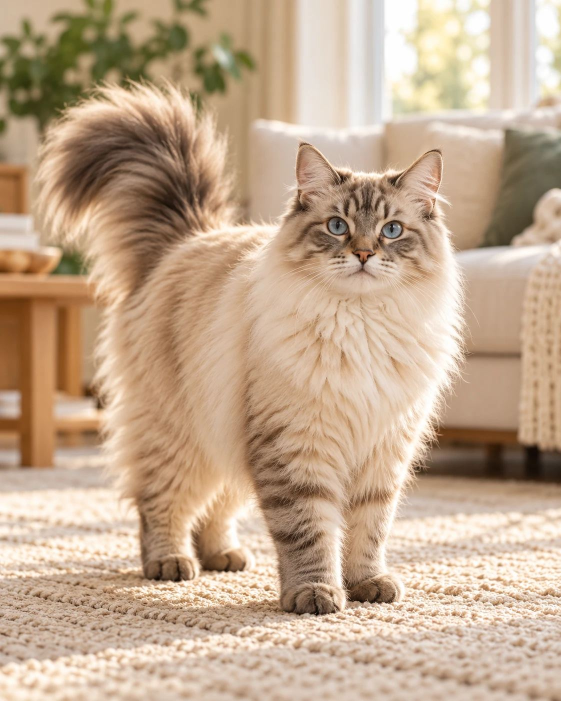
#> input picture landing-pages/brand-site/assets/photos/cat-fluffy.jpg, 1122 x 1402 px (shown at 1/2 size)
$ python -i make_standins.py   (imports and definitions only)
#> lines starting #> are read from the running program, lines starting #| are printed output that depends on the picture
#> further down, picture is the input picture: PIL image 1122x1402 RGB; mean R, G, B 194.3, 168.3, 142.6
#!/usr/bin/env python3
"""Generate stand-in background images for every visual slot on the mock page.

These are deliberately abstract "room tone" images (wall/floor light, a soft
product silhouette, film grain). They exist so the layout can be judged with
real backgrounds in place, and they are replaced one-for-one by Canva exports
of the same filename in assets/.

Run:  python3 tools/make_standins.py
Requires Pillow.
"""
import json
import os
import random
from PIL import Image, ImageDraw, ImageFilter

HERE = os.path.dirname(os.path.abspath(__file__))
OUT = os.path.join(HERE, "..", "assets", "standins")
# [1 line not run here, left out]

# slot id -> (scene, width, height, label)
SLOTS = {
    "01-hero":        ("kitchen", 1200, 1500, "Hero lifestyle image"),
    "02-video":       ("kitchen", 1600, 1000, "Cat drinking video poster"),
    "02a-bowl":       ("studio",  1200, 1200, "Traditional bowl still"),
    "02b-fountain":   ("kitchen", 1200, 1200, "Same cat drinking from the fountain"),
    "03-product":     ("studio",  1200, 1500, "Product isolated image"),
    "05-tray":        ("macro",   1000, 1000, "Stainless tray close-up"),
    "07a-reservoir":  ("macro",   1000, 1000, "Reservoir access"),
    "07b-pump":       ("macro",   1000, 1000, "Pump removal"),
    "07c-rinse":      ("sink",    1000, 1000, "Rinsing at the sink"),
    "07d-reassembly": ("studio",  1000, 1000, "Reassembly"),
    "08-filter":      ("macro",   1000, 1000, "Filter close-up"),
    "09-kitchen":     ("kitchen", 1000, 1000, "Fountain in kitchen"),
    "10a-bedroom":    ("bedroom", 1000, 1000, "Fountain in bedroom"),
    "10b-living":     ("living",  1000, 1000, "Fountain in living room"),
    "10c-feeding":    ("kitchen", 1000, 1000, "Fountain at feeding station"),
    "11-flatlay":     ("flatlay", 1600, 1000, "What's-in-the-box flat lay"),
    "12-packaging":   ("studio",  1600, 1000, "Product packaging"),
}

PALETTE = {
    "kitchen": {"wall": (238, 234, 227), "wall2": (224, 219, 210), "floor": (206, 186, 160), "floor2": (188, 166, 138), "warm": 1.0},
    "bedroom": {"wall": (214, 208, 200), "wall2": (186, 180, 172), "floor": (168, 156, 144), "floor2": (140, 128, 116), "warm": 0.9},
    "living":  {"wall": (232, 229, 224), "wall2": (214, 211, 206), "floor": (196, 184, 168), "floor2": (176, 162, 146), "warm": 0.95},
    "studio":  {"wall": (246, 245, 243), "wall2": (232, 231, 229), "floor": (236, 235, 233), "floor2": (220, 219, 217), "warm": 1.0},
    "sink":    {"wall": (236, 238, 238), "wall2": (216, 220, 221), "floor": (200, 205, 208), "floor2": (180, 186, 190), "warm": 1.0},
    "macro":   {"wall": (222, 226, 229), "wall2": (176, 182, 187), "floor": (196, 201, 205), "floor2": (150, 156, 161), "warm": 1.0},
    "flatlay": {"wall": (243, 241, 237), "wall2": (232, 229, 224), "floor": (243, 241, 237), "floor2": (228, 225, 220), "warm": 1.0},
}


def lerp(a, b, t):
    return tuple(int(a[i] + (b[i] - a[i]) * t) for i in range(3))


# [11 lines left out: function gradient, not called in this run]


def light_falloff(img, cx_frac=0.3, strength=0.22):
    """Window light from the upper-left: brighten near, darken far."""
#> called with cx_frac = 0.3, strength = 0.22
    w, h = img.size
#> w = 1122; h = 1402
    mask = Image.new("L", (w, h), 0)
#> mask: PIL image 1122x1402 L; every value is 0
    d = ImageDraw.Draw(mask)
    r = int(max(w, h) * 0.9)
#> r = 1261
    cx, cy = int(w * cx_frac), int(h * 0.15)
#> cx = 336; cy = 210
    for i in range(12, 0, -1):
        rr = int(r * i / 12)
        d.ellipse([cx - rr, cy - rr, cx + rr, cy + rr], fill=int(255 * (1 - i / 12)))
    mask = mask.filter(ImageFilter.GaussianBlur(w // 6))
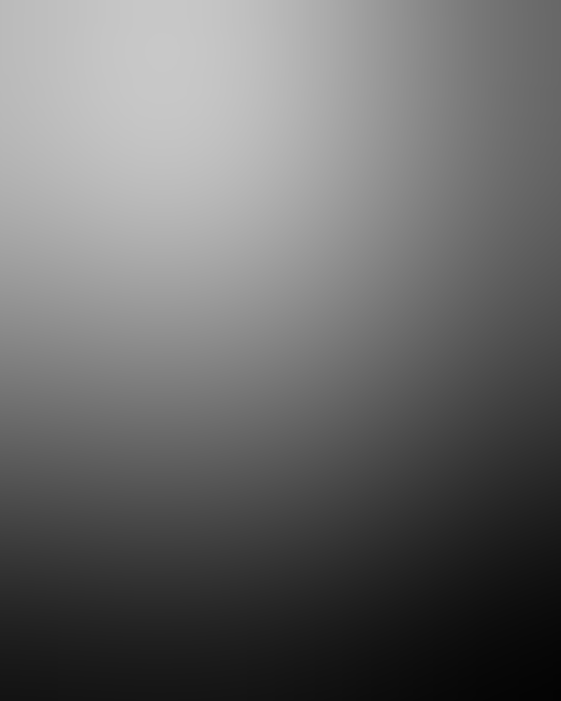
#> mask: PIL image 1122x1402 L (shown at 1/2 size); min 3, max 200, mean 106.2
    dark = Image.new("RGB", (w, h), (0, 0, 0))
#> dark: PIL image 1122x1402 RGB; every value is 0
    return Image.composite(dark, img, mask.point(lambda v: int(v * strength)))
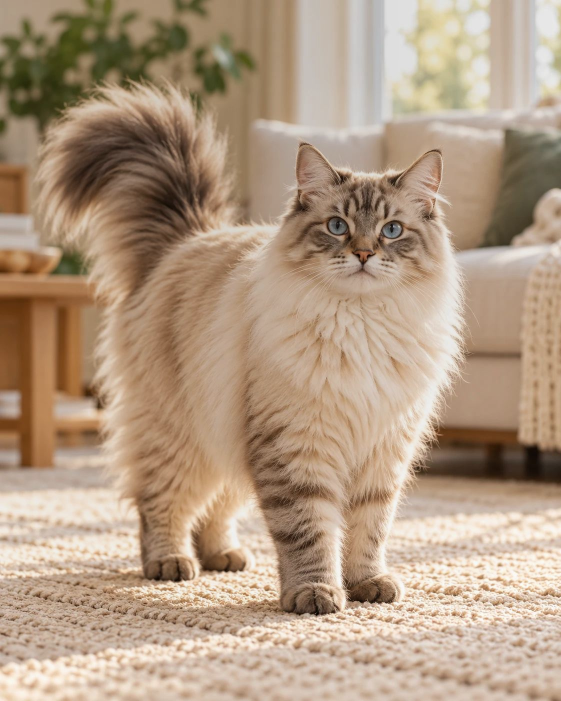
#> returned value: PIL image 1122x1402 RGB (shown at 1/2 size); mean R, G, B 177.4, 153.9, 130.6


# [76 lines left out: functions fountain, steel, grain, make, not called in this run]


# [9 lines not run here, left out]

>>> from PIL import Image
>>> picture = Image.open('../../brand-site/assets/photos/cat-fluffy.jpg')
>>> result = light_falloff(picture)

$ run again, on landing-pages/brand-site/assets/photos/cat-tabby.jpg
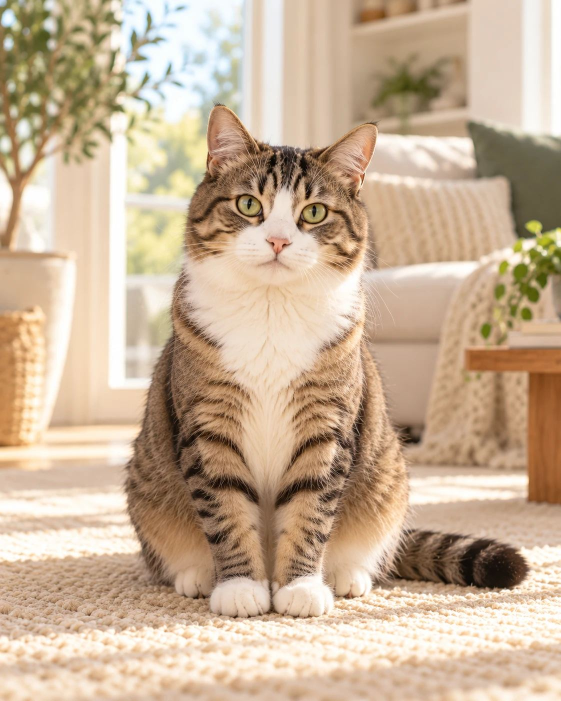
#> input picture landing-pages/brand-site/assets/photos/cat-tabby.jpg, 1122 x 1402 px (shown at 1/2 size)
#> picture is the input picture: PIL image 1122x1402 RGB; mean R, G, B 200.6, 177, 151.1
#> dark: PIL image 1122x1402 RGB; every value is 0
#> in light_falloff, `return Image.composite(dark, img, mask.point(lambda v: int(v * strengt..`:
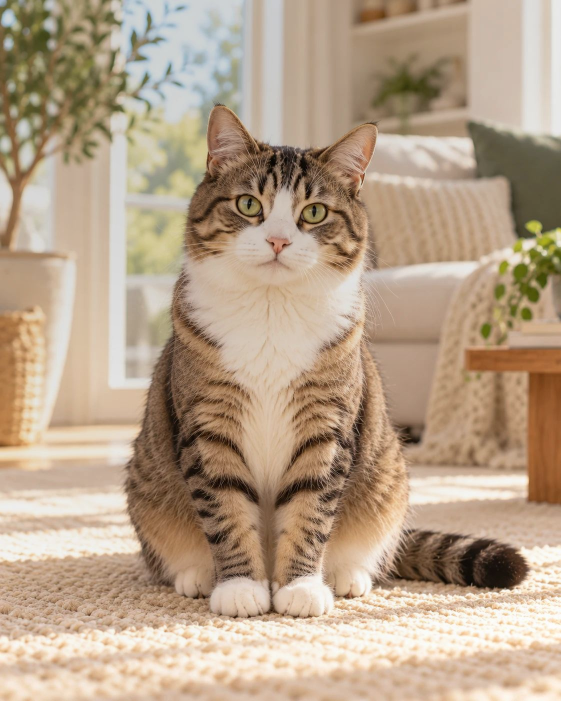
#> returned value: PIL image 1122x1402 RGB (shown at 1/2 size); mean R, G, B 182.7, 161, 137.4

$ run again, on landing-pages/brand-site/assets/photos/dog-and-cat.jpg
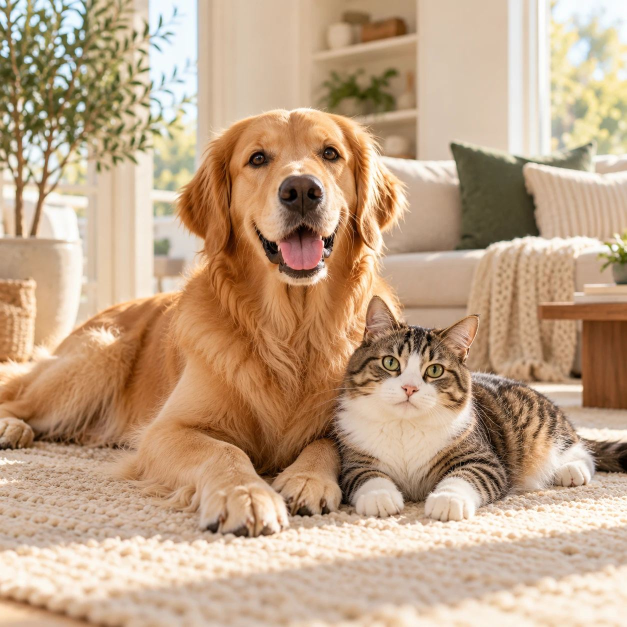
#> input picture landing-pages/brand-site/assets/photos/dog-and-cat.jpg, 1254 x 1254 px (shown at 1/2 size)
#> picture is the input picture: PIL image 1254x1254 RGB; mean R, G, B 192.8, 163.6, 135
#> in light_falloff, `mask = mask.filter(ImageFilter.GaussianBlur(w // 6))`:
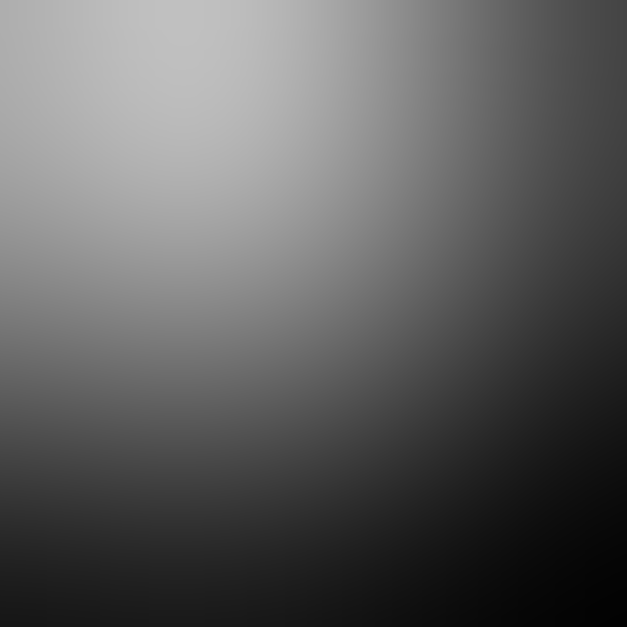
#> mask: PIL image 1254x1254 L (shown at 1/2 size); min 2, max 192, mean 95
#> dark: PIL image 1254x1254 RGB; every value is 0
#> in light_falloff, `return Image.composite(dark, img, mask.point(lambda v: int(v * strengt..`:
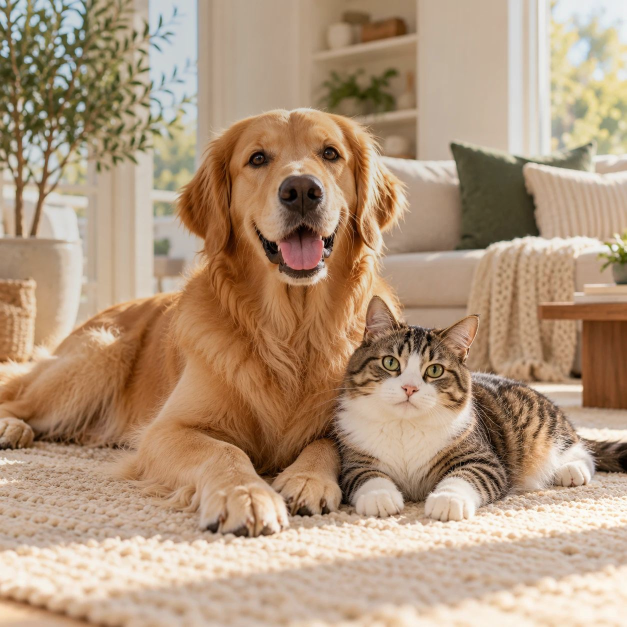
#> returned value: PIL image 1254x1254 RGB (shown at 1/2 size); mean R, G, B 177.6, 150.8, 124.6

$ run again, on landing-pages/brand-site/assets/photos/dog-cockapoo.jpg
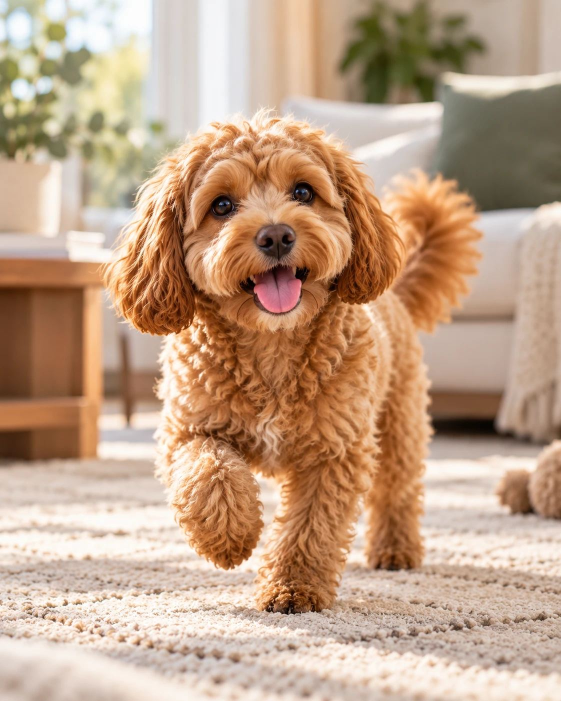
#> input picture landing-pages/brand-site/assets/photos/dog-cockapoo.jpg, 1122 x 1402 px (shown at 1/2 size)
#> picture is the input picture: PIL image 1122x1402 RGB; mean R, G, B 192.1, 160.8, 135.2
#> dark: PIL image 1122x1402 RGB; every value is 0
#> in light_falloff, `return Image.composite(dark, img, mask.point(lambda v: int(v * strengt..`:
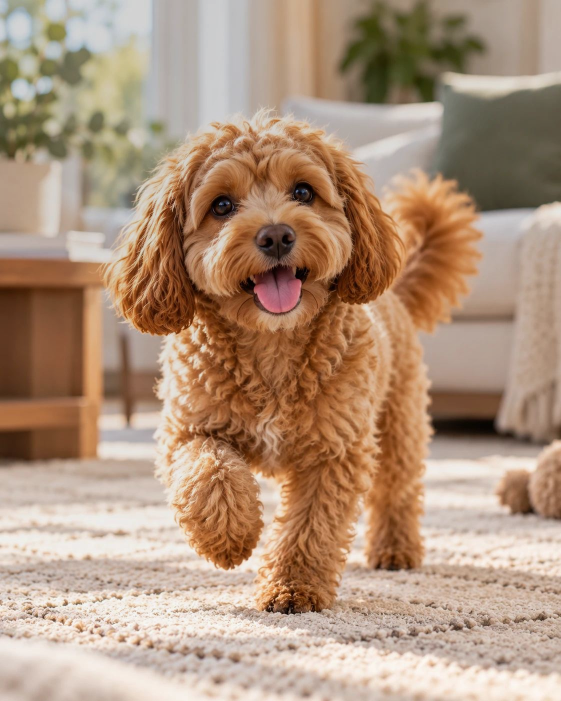
#> returned value: PIL image 1122x1402 RGB (shown at 1/2 size); mean R, G, B 175.2, 146.8, 123.6
